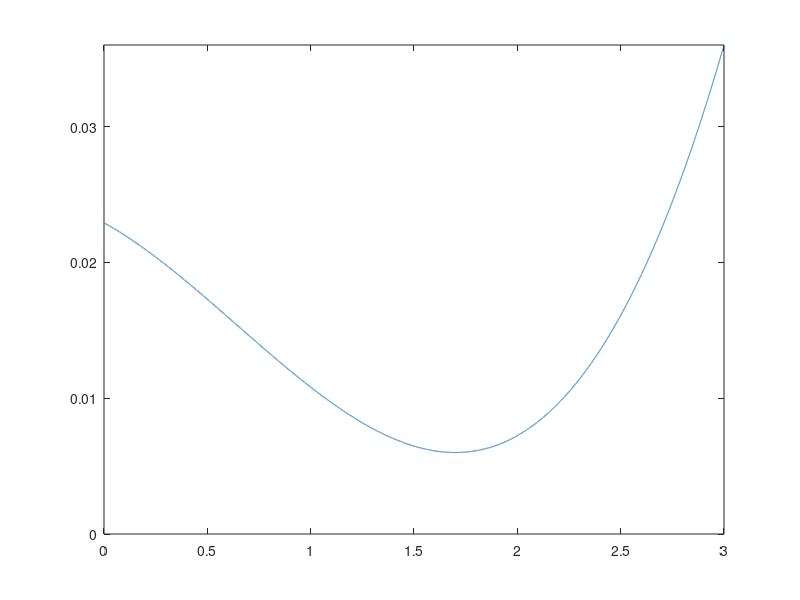

Here is the MATLAB script that generated this plot: (Note: this script raises an error after producing the figure.)
% Creating a floor downforce function based on geometry and airflow as
% opposed to just a numerical approximation
clear all
close all
clc

%% Defining the floor geometry
% Going to start by redefining everything so I can just tweak this section
% Start by defining the floor length and width
FloorLength = 3;
FloorWidth = 1.5;
FloorIndices = 30001;

% Create an array of floor distances based on the floor length
FloorArray = linspace(0, FloorLength, FloorIndices)';

% Start by defining static front and rear ride heights
StaticRRH = 0.11;
FloorAngle = 0.25;
StaticFRH = StaticRRH - FloorLength * sind(FloorAngle);
%StaticFRH = 0.0943;


% Defining the x and y for the low point of the floor
Xlow = 1.7;
Ylow = 0.08;
% Will form a quadratic defining the floor profile
temp1 = zeros([4, 4]);
temp2 = zeros([4, 1]);

% Lowering the floor here while working on code
StaticFRH = StaticFRH - 0.074;
StaticRRH = StaticRRH - 0.074;
Ylow = Ylow - 0.074;

temp1(1, 4) = 1;
temp1(2, 1) = FloorLength^3;
temp1(2, 2) = FloorLength^2;
temp1(2, 3) = FloorLength;
temp1(2, 4) = 1;
temp1(3, 1) = Xlow^3;
temp1(3, 2) = Xlow^2;
temp1(3, 3) = Xlow;
temp1(3, 4) = 1;
temp1(4, 1) = 3 * Xlow^2;
temp1(4, 2) = 2 * Xlow;
temp1(4, 3) = 1;

temp2(1) = StaticFRH;
temp2(2) = StaticRRH;
temp2(3) = Ylow;
temp2(4) = 0;

% Solving
values = linsolve(temp1, temp2);
a = values(1);
b = values(2);
c = values(3);
d = values(4);

% Defining the floor profile
FloorProfile = a * FloorArray.^3 + b * FloorArray.^2 + c * FloorArray + d;

% While working on this code will plot this
figure
plot(FloorArray, FloorProfile)
xlim([0, FloorLength])
ylim([0, StaticRRH])
%axis equal

%% Doing the airflow stuff 
% Defining the inlet air conditions
Ti = 293.15; % This is in Kelvin so is 20 degrees celcius
Pi = 10^5; % Atmospheric pressure set to 1 bar
R = 287;
gamma = 1.4;
density = Pi / (287 * Ti);
% Will assume density is constant throughout
SoSi = sqrt(gamma * R * Ti);

% Define the car speed which is also inlet air speed
vCar = 320; % This is in kph will convert to m/s
vCar = (vCar * 10^3)/3600;

Mi = vCar / SoSi;

% Defining empty arrays to be populated
airspeeds = zeros([FloorIndices, 1]);
airMachs = zeros([FloorIndices, 1]);
airPressures = zeros([FloorIndices, 1]);
airTemps = zeros([FloorIndices, 1]);
Sos = zeros([FloorIndices, 1]);

airspeeds(1) = vCar;
airMachs(1) = Mi;
airPressures(1) = Pi;
airTemps(1) = Ti;
Sos(1) = SoSi;

% Defining an array of areas
A = FloorProfile * FloorWidth;

% Defining the constants to be used throughout
constant1 = Ti * (1 + 0.5 * (gamma - 1) * Mi^2);
constant2 = Ti / (Pi^((gamma - 1) / gamma));

% Mass flow loss fraction when stalling
MflowlossConstant = 0.6;
Mflowlossgrad = 0.4;

% Running the for loop across the length of the floor
for i = 2:FloorIndices
    % Finding the new air speed
    deltaA = A(i) - A(i-1);
    deltaairspeeds = (airspeeds(i-1) * deltaA) / (A(i-1) * (airMachs(i-1)^2 - 1));

    airspeeds(i) = airspeeds(i-1) + deltaairspeeds;
    
    % Finding the new air temp
    airTemps(i) = constant1 - (((gamma - 1) * airspeeds(i)^2) / (2 * gamma * R));

    % Finding the new mach number
    Sos(i) = sqrt(gamma * R * airTemps(i));
    airMachs(i) = airspeeds(i) / Sos(i);

    % Once mach is found want to check if it is greater than 1 and if so
    % correct it as a normal shock would have occurred
    if airMachs(i) > 0.99
        airspeeds(i) = airspeeds(i) * (1 - (MflowlossConstant + Mflowlossgrad * ((StaticFRH - FloorProfile(1)) / StaticFRH)));
        % Finding the new air temp
        airTemps(i) = constant1 - (((gamma - 1) * airspeeds(i)^2) / (2 * gamma * R));
        % Finding the new mach number
        Sos(i) = sqrt(gamma * R * airTemps(i));
        airMachs(i) = airspeeds(i) / Sos(i);
    end

    % Finding the new air pressure
    airPressures(i) = (airTemps(i) / constant2) ^ (gamma / (gamma - 1));
end

% Plotting the variation of area, air speed, mach number and pressure along
% the length of the floor
figure 
tiledlayout(2, 2)
nexttile
plot(FloorArray, A)
xlabel('Distance along the floor (m)')
ylabel('Floor cross sectional area (m^2)')

nexttile
plot(FloorArray, airspeeds)
xlabel('Distance along the floor (m)')
ylabel('Air speed under the floor (m/s)')

nexttile
plot(FloorArray, airMachs)
xlabel('Distance along the floor (m)')
ylabel('Mach number under the floor')

nexttile
plot(FloorArray, airPressures)
xlabel('Distance along the floor (m)')
ylabel('Air pressure under the floor (kg/m^2)')

% Finding the difference between the pressure under the floor and the
% ambient pressure
deltaP = Pi - airPressures;

% Integrating this over the floor area to find the overall downforce
% generated by the floor
Downforce = sum(deltaP * FloorWidth * (FloorArray(2) - FloorArray(1)));

% Converting this to kilograms of downforce
DownforceKG = Downforce / 9.81;

% Printing the output value
disp(DownforceKG)

%% Running the sweeps
% The above is giving downforce values that look vaguely reasonable if a
% bit high, want to now look into creating 3D plots of downforce values
% from various rear ride heights and car speeds, will not be considering
% the angle of the floor for now
% Want to define an array of car speeds and ride heights to test
vCararray = linspace(50, 350, 121)';
Diff2staticarray = linspace(0, -0.075, 151)';

% Creating an empty downforce array
DownforceVals = zeros(length(vCararray), length(Diff2staticarray));
FrontDownforceVals = zeros(length(vCararray), length(Diff2staticarray));
RearDownforceVals = zeros(length(vCararray), length(Diff2staticarray));
avgdist2road = zeros(length(vCararray), length(Diff2staticarray));

DWFFgrad = 25; 
DWFFconstant = 0;

% Running a double for loop to populate the downforce array
for i = 1:length(vCararray)
    for j = 1:length(Diff2staticarray)
        % Start by defining static front and rear ride heights
        StaticRRH = 0.11;
        FloorAngle = 0.25;
        StaticFRH = StaticRRH - FloorLength * sind(FloorAngle);
        
        % Defining the x and y for the low point of the floor
        Xlow = 1.7;
        Ylow = 0.08;

        % Will form a quadratic defining the floor profile
        temp1 = zeros([4, 4]);
        temp2 = zeros([4, 1]);
        
        
        % Lowering the floor here while working on code
        StaticFRH = StaticFRH + Diff2staticarray(j);
        StaticRRH = StaticRRH + Diff2staticarray(j);
        Ylow = Ylow + Diff2staticarray(j);
        
        temp1(1, 4) = 1;
        temp1(2, 1) = FloorLength^3;
        temp1(2, 2) = FloorLength^2;
        temp1(2, 3) = FloorLength;
        temp1(2, 4) = 1;
        temp1(3, 1) = Xlow^3;
        temp1(3, 2) = Xlow^2;
        temp1(3, 3) = Xlow;
        temp1(3, 4) = 1;
        temp1(4, 1) = 3 * Xlow^2;
        temp1(4, 2) = 2 * Xlow;
        temp1(4, 3) = 1;
        
        temp2(1) = StaticFRH;
        temp2(2) = StaticRRH;
        temp2(3) = Ylow;
        temp2(4) = 0;
        
        % Solving
        values = linsolve(temp1, temp2);
        a = values(1);
        b = values(2);
        c = values(3);
        d = values(4);
        
        % Defining the floor profile
        FloorProfile = a * FloorArray.^3 + b * FloorArray.^2 + c * FloorArray + d;

        % Finding the average distance between the floor and the road
        avgdist2road(i, j) = mean(FloorProfile);

        % Defining the inlet air conditions
        Ti = 293.15; % This is in Kelvin so is 20 degrees celcius
        Pi = 10^5; % Atmospheric pressure set to 1 bar
        R = 287;
        gamma = 1.4;
        density = Pi / (287 * Ti);
        % Will assume density is constant throughout
        SoSi = sqrt(gamma * R * Ti);
        
        % Define the car speed which is also inlet air speed
        vCar = vCararray(i); % This is in kph will convert to m/s
        vCar = (vCar * 10^3)/3600;
        
        Mi = vCar / SoSi;
        
        % Defining empty arrays to be populated
        airspeeds = zeros([FloorIndices, 1]);
        airMachs = zeros([FloorIndices, 1]);
        airPressures = zeros([FloorIndices, 1]);
        airTemps = zeros([FloorIndices, 1]);
        Sos = zeros([FloorIndices, 1]);
        
        airspeeds(1) = vCar;
        airMachs(1) = Mi;
        airPressures(1) = Pi;
        airTemps(1) = Ti;
        Sos(1) = SoSi;
        
        % Defining an array of areas
        A = FloorProfile * FloorWidth;
        
        % Defining the constants to be used throughout
        constant1 = Ti * (1 + 0.5 * (gamma - 1) * Mi^2);
        constant2 = Ti / (Pi^((gamma - 1) / gamma));
        
        % Mass flow loss fraction when stalling
        Mflowloss = 0.7;
        
        % Running the for loop across the length of the floor
        for k = 2:FloorIndices
            % Finding the new air speed
            deltaA = A(k) - A(k-1);
            deltaairspeeds = (airspeeds(k-1) * deltaA) / (A(k-1) * (airMachs(k-1)^2 - 1));
        
            airspeeds(k) = airspeeds(k-1) + deltaairspeeds;
            
            % Finding the new air temp
            airTemps(k) = constant1 - (((gamma - 1) * airspeeds(k)^2) / (2 * gamma * R));
        
            % Finding the new mach number
            Sos(k) = sqrt(gamma * R * airTemps(k));
            airMachs(k) = airspeeds(k) / Sos(k);
        
            % Once mach is found want to check if it is greater than 1 and if so
            % correct it as a normal shock would have occurred
            if airMachs(k) > 0.99
                airspeeds(k) = airspeeds(i) * (1 - (MflowlossConstant + Mflowlossgrad * ((StaticFRH - FloorProfile(1)) / StaticFRH)));
                % Finding the new air temp
                airTemps(k) = constant1 - (((gamma - 1) * airspeeds(k)^2) / (2 * gamma * R));
                % Finding the new mach number
                Sos(k) = sqrt(gamma * R * airTemps(k));
                airMachs(k) = airspeeds(k) / Sos(k);
            end
    
            % Finding the new air pressure
            airPressures(k) = (airTemps(k) / constant2) ^ (gamma / (gamma - 1));
        end
        
        % Finding the difference between the pressure under the floor and the
        % ambient pressure
        deltaP = Pi - airPressures;

        % Integrating this over the floor area to find the overall downforce
        % generated by the floor
        DownforceVals(i, j) = sum(deltaP * FloorWidth * (FloorArray(2) - FloorArray(1)));
        FrontDownforceVals(i, j) = DWFFconstant + DWFFgrad .* vCar.^2 .* (0.0969 - FloorProfile(1));
        RearDownforceVals(i, j) = DownforceVals(i, j) - FrontDownforceVals(i, j);

    end
end

% 3d plotting
% Start by convertin diff to rear ride height values
RRHarray = Diff2staticarray + 0.11;
% Creating an average ride height array
avgRideHeight = avgdist2road(1, :)';
% Create the meshgrid arrays for X and Y values
[avgRideHeightmesh, vCararraymesh] = meshgrid(avgRideHeight, vCararray);
figure
colormap(turbo)
scatter3(avgRideHeightmesh, vCararraymesh, DownforceVals, '.')
ylabel('vCar (kph)')
xlabel('Average ride height (m)')
zlabel('Downforce generated (N)')

%% Creating the fitted function
% Need to start by constructing the input vectors for the fit function
num = length(avgRideHeightmesh(1, :)) * length(avgRideHeightmesh(:, 1));
avgRideHeightcolumn = reshape(avgRideHeightmesh, [num, 1]);
vCarcolumn = reshape(vCararraymesh, [num, 1]);

% And the downforce vector
DownforceValscolumn = reshape(DownforceVals, [num, 1]);

% Fitting
fittedDWFfunc = fit([avgRideHeightcolumn vCarcolumn], DownforceValscolumn, 'poly35', 'normalize', 'on');

% Prediciting values, start by normalizing inputs
avgRideHeightcolumnnormal = (avgRideHeightcolumn - mean(avgRideHeightcolumn)) / std(avgRideHeightcolumn);
vCarcolumnnormal = (vCarcolumn - mean(vCarcolumn)) / std(vCarcolumn);
x = avgRideHeightcolumnnormal;
y = vCarcolumnnormal;

% Predicting
predictedvals = fittedDWFfunc.p00 + fittedDWFfunc.p10.*x + fittedDWFfunc.p01.*y + fittedDWFfunc.p20.*x.^2 + fittedDWFfunc.p11.*x.*y + fittedDWFfunc.p02.*y.^2 ... 
    + fittedDWFfunc.p30.*x.^3 + fittedDWFfunc.p21.*x.^2.*y + fittedDWFfunc.p12.*x.*y.^2 + fittedDWFfunc.p03.*y.^3 ... % + fittedDWFfunc.p40.*x.^4 ...
    + fittedDWFfunc.p31.*x.^3.*y + fittedDWFfunc.p22.*x.^2.*y.^2 + fittedDWFfunc.p13.*x.*y.^3 + fittedDWFfunc.p04.*y.^4 ... % + fittedDWFfunc.p50.*x.^5 ...
    ... % + fittedDWFfunc.p41.*x.^4.*y ...
    + fittedDWFfunc.p32.*x.^3.*y.^2 + fittedDWFfunc.p23.*x.^2.*y.^3 + fittedDWFfunc.p14.*x.*y.^4 + fittedDWFfunc.p05.*y.^5;

predictedvalsmesh = reshape(predictedvals, [length(avgRideHeightmesh(:, 1)) length(avgRideHeightmesh(1, :))]);

% Plotting with scattered actual values
hold on
surf(avgRideHeightmesh, vCararraymesh, predictedvalsmesh)
surf(avgRideHeightmesh, vCararraymesh, FrontDownforceVals)



% DWFFloorF = DWFFloorFConstant + m .* vCar.^2 .* (StaticFloorProfile(1) - FloorProfile(1));

% Plotting all of the points where the model says that the floor is
% generating lift overall
% figure
% colormap(turbo)
% %scatter3(avgRideHeightmesh, vCararraymesh, DownforceVals, '.')
% ylabel('vCar (kph)')
% xlabel('Average ride height (m)')
% zlabel('Downforce generated (N)')
% % Plotting with scattered actual values
% hold on
% surf(avgRideHeightmesh, vCararraymesh, predictedvalsmesh)
% zlim([-10^5, 0])

% Want to for a range of car speeds plot the relationship of downforce
% generated with respect to ride height
for i = 1:10
    figure 
    tiledlayout(4, 3)
    for j = 1:12
        nexttile
        plot(avgRideHeightmesh(j + (i-1)*12, :), predictedvalsmesh(j + (i-1)*12, :))
        title(['Speed = ', num2str(vCararraymesh((j + (i-1)*12), 1))])
        hold on
        plot(avgRideHeightmesh(j + (i-1)*12, :), FrontDownforceVals(j + (i-1)*12, :))
    end
end

%% Saving variables
% Saving variables produced by this script to be later used in the overall
% car model
% avgRHmean = mean(avgRideHeightcolumn);
% avgRHstd = std(avgRideHeightcolumn);
% vCarmean = mean(vCarcolumn);
% vCarstd = std(vCarcolumn);
% save("C:\Users\joegr\Repos\FYP\MyCode\Porpoising\FullCarModel\AeroValues", "avgRHmean", "avgRHstd", "vCarmean", "vCarstd", "fittedDWFfunc")